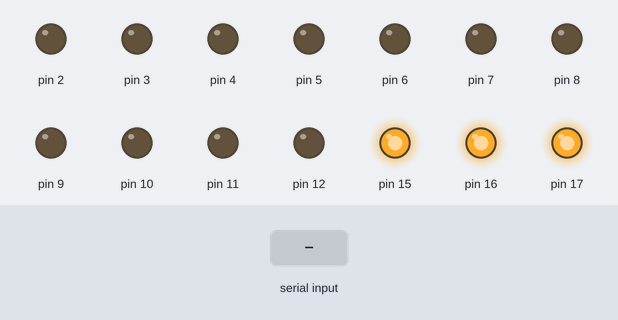
A sketch run on a simulated Arduino Uno, built with avr-gcc and run on an emulated ATmega328P. On the bench: output pins drawn as LEDs (lit = HIGH). Inputs (shaded band) come from the test bench. What the sketch prints to the serial monitor is not drawn.

Above: at 1.2 s.
1.3 s: "l90\n" received over Serial
Timing chart, 0 to 4.3 s (numbered marks = the images above; inputs shaded):
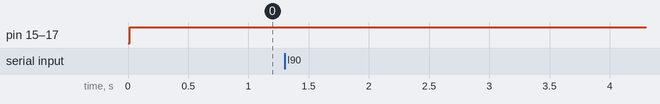

Measured:
- after the input at 1.3 s, every drawn part: stays the same

The sketch:

pwm.ino
```cpp
#include <SoftPWM.h>
#include <SoftPWM_timer.h>

void changePowerLevel()
{
    int pin = Serial.parseInt();
    Serial.print("pin ");     Serial.print(pin);

    if(pin < 18 && pin > 1 )
    {
        if(pin<15)
            SoftPWMSet(pin, Serial.parseInt());
        else
            SoftPWMSet(pin, 255 - Serial.parseInt());
    }
}


void setup() {
  SoftPWMBegin();
  for (int i=2;i<15; ++i)
    SoftPWMSet(i, 0);
  for (int i=15;i<18; ++i)
    SoftPWMSet(i, 255);
  Serial.begin(9600);                 // create the serial connection at 9600bit/s baudrate
}
long unsigned int timestamp = 0;
void loop()
{
  while(Serial.available() > 0)
  {
    char data = Serial.read();
    switch(data)
    {
        case 'l':
        {
            changePowerLevel();
            Serial.println(" power level configured");
            break;
        }
    }
  }
  if(millis() - timestamp > 5000)
  {
    timestamp = millis();
    Serial.print(".");
  }
}
```
